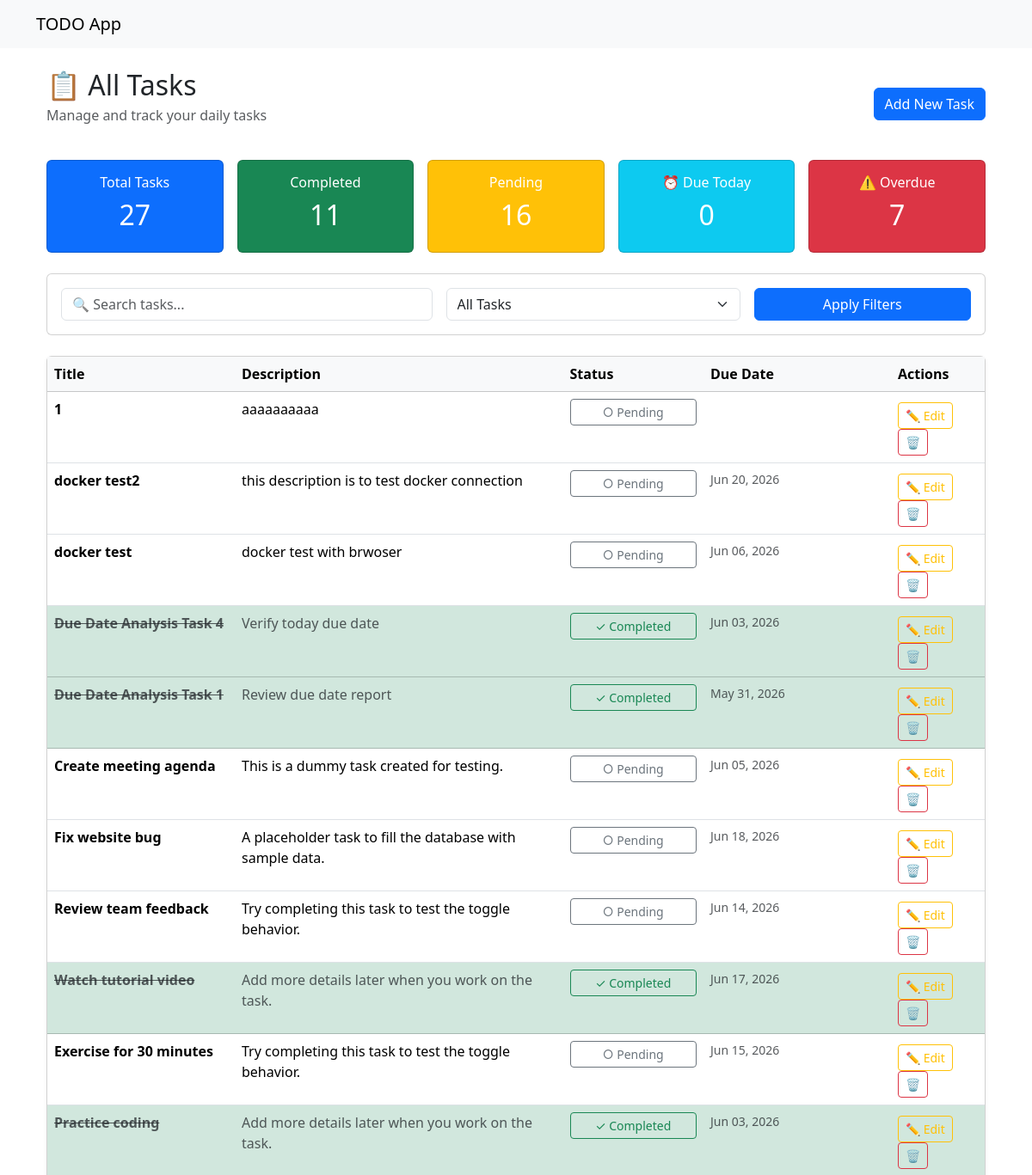
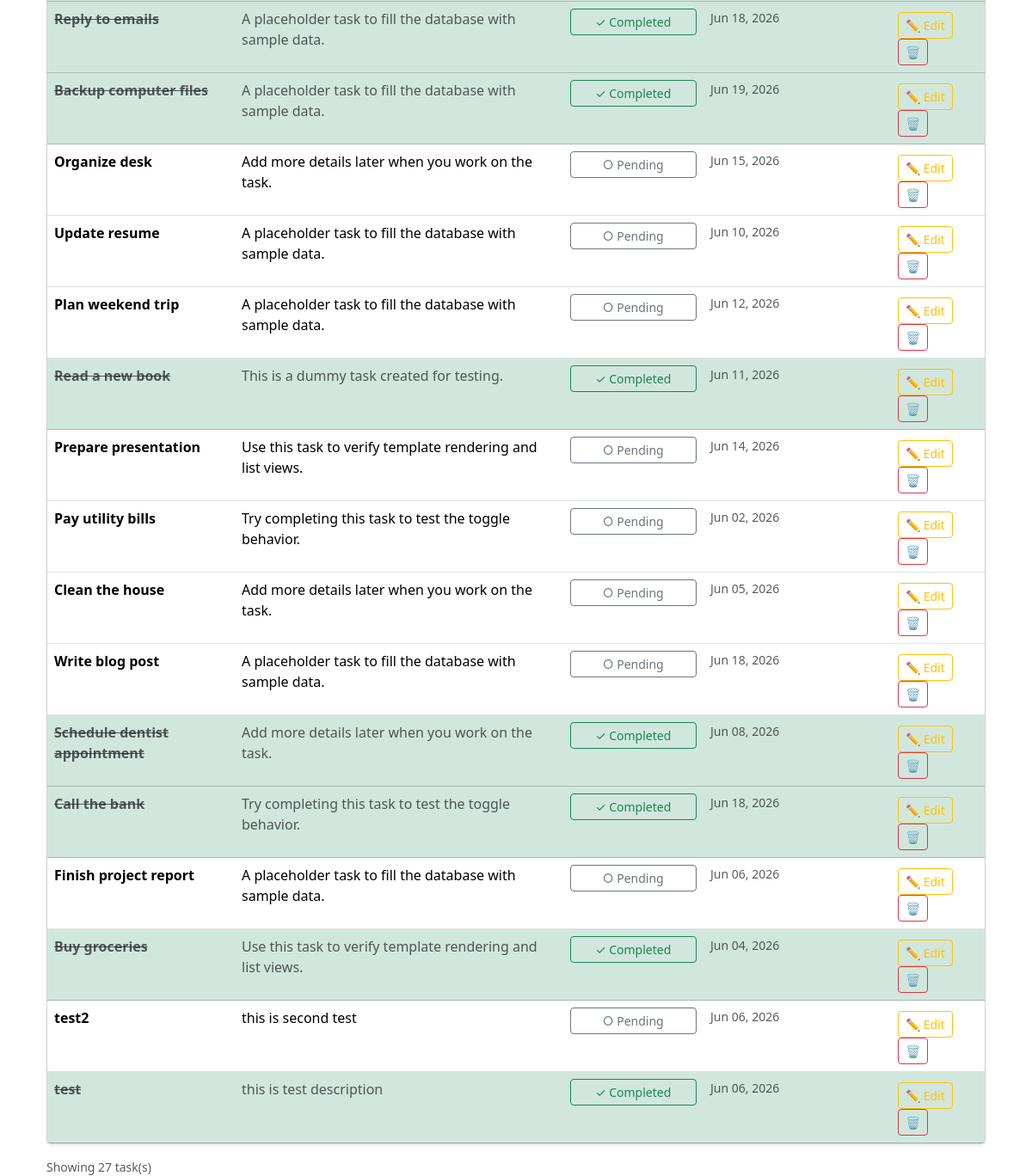
The page / on the database its author committed (2 pictures, top to bottom).
### to_do_app/models.py (models this page shows, shortened)
class Task(models.Model):
    title = models.CharField(max_length=200)
    description = models.TextField(blank=True)
    completed = models.BooleanField(default=False)
    created_at = models.DateTimeField(auto_now_add=True)
    due_date = models.DateField(null=True, blank=True)

### to_do_app/views.py (the view)
# urls.py: path('', views.task_list, name='task_list'),
def task_list(request):
    task = Task.objects.all().order_by('-created_at')
    all_tasks = Task.objects.all()
    search = request.GET.get('search', '')
    task_status = request.GET.get('task_status', '')
    due_today_param = request.GET.get('due_today', '')  # Add this
    if search:
        task = task.filter(title__icontains=search)
    today = timezone.now().date()
    if task_status == 'completed':
        task = task.filter(completed=True)
    elif task_status == 'pending':
        task = task.filter(completed=False)
    elif task_status == 'overdue':
        task = task.filter(due_date__lt=today, completed=False)
    elif due_today_param == 'true' or task_status == 'due_today':
        task = task.filter(due_date=today, completed=False)
    completed_task = all_tasks.filter(completed=True).count()
    pending_task = all_tasks.filter(completed=False).count()
    total_tasks = all_tasks.count()
    due_today = all_tasks.filter(due_date=today, completed=False).count()
    overdue = all_tasks.filter(due_date__lt=today, completed=False).count()
    context = {
        'task': task,
        'total_tasks': total_tasks,
        'completed_task': completed_task,
        'pending_task': pending_task,
        'due_today': due_today,
        'overdue': overdue,
        'search': search,
        'task_status': task_status,
        'due_today_param': due_today_param,
        'today': today,
    }
    return render(request, 'to_do_app/task_list.html', context)

### to_do_app/templates/to_do_app/task_list.html (shortened to what this page needs)
{% extends "to_do_app/base.html" %}  {% block content %}
<div class="container mt-4">
  <div class="d-flex justify-content-between align-items-center mb-4">
    <div>
      <h2 class="mb-1">📋 All Tasks</h2>
      <p class="text-muted">Manage and track your daily tasks</p>
    </div>
    <div>
      <a href="{% url 'to_do_app:task_create' %}" class="btn btn-primary">
         Add New Task
      </a>
    </div>
  </div>
  <div class="row g-3 mb-4">
    <div class="col-lg col-md-4 col-sm-6">
      <a
        href="?{% if search %}search={{ search }}&{% endif %}"
        class="text-decoration-none"
      >
        <div class="card text-center bg-primary text-white hover-card">
          <div class="card-body">
            <h6>Total Tasks</h6>
            <h2>{{ task|length }}</h2>
          </div>
        </div>
      </a>
    </div>
    <div class="col-lg col-md-4 col-sm-6">
      <a
        href="?task_status=completed{% if search %}&search={{ search }}{% endif %}"
        class="text-decoration-none"
      >
        <div
          class="card text-center bg-success text-white hover-card {% if task_status == 'completed' %}active-filter{% endif %}"
        >
          <div class="card-body">
            <h6>Completed</h6>
            <h2>{{ completed_task }}</h2>
          </div>
        </div>
      </a>
    </div>
    <div class="col-lg col-md-4 col-sm-6">
      <a
        href="?task_status=pending{% if search %}&search={{ search }}{% endif %}"
        class="text-decoration-none"
      >
        <div
          class="card text-center bg-warning text-white hover-card {% if task_status == 'pending' %}active-filter{% endif %}"
        >
          <div class="card-body">
            <h6>Pending</h6>
            <h2>{{ pending_task }}</h2>
          </div>
        </div>
      </a>
    </div>
    <div class="col-lg col-md-4 col-sm-6">
      <a
        href="?due_today=true{% if search %}&search={{ search }}{% endif %}"
        class="text-decoration-none"
      >
        <div
          class="card text-center {% if due_today > 0 %}bg-danger{% else %}bg-info{% endif %} text-white hover-card {% if active_filter == 'due_today' %}active-filter{% endif %}"
        >
          <div class="card-body">
            <h6>⏰ Due Today</h6>
            <h2>{{ due_today }}</h2>
          </div>
        </div>
      </a>
    </div>
    <div class="col-lg col-md-4 col-sm-6">
      <a
        href="?task_status=overdue{% if search %}&search={{ search }}{% endif %}"
        class="text-decoration-none"
      >
        <div
          class="card text-center bg-danger text-white hover-card {% if task_status == 'overdue' %}active-filter{% endif %}"
        >
          <div class="card-body">
            <h6>⚠️ Overdue</h6>
            <h2>{{ overdue }}</h2>
          </div>
        </div>
      </a>
    </div>
  </div>
  <div class="card mb-4">
    <div class="card-body">
      <form action="{% url 'to_do_app:task_list' %}" method="get">
        <div class="row g-3">
          <div class="col-md-5">
            <input
              type="text"
              name="search"
              class="form-control"
              placeholder="🔍 Search tasks..."
              value="{{ search }}"
            />
          </div>
          <div class="col-md-4">
            <select name="task_status" class="form-select">
              <option value="">All Tasks</option>
            </select>
          </div>
          <div class="col-md-3">
            <button type="submit" class="btn btn-primary w-100">
              Apply Filters
            </button>
          </div>
        </div>
      </form>
    </div>
  </div>
  <div class="card shadow-sm">
    <div class="card-body p-0">
      <div class="table-responsive">
        <table class="table table-hover mb-0" id="taskTable">
          <thead class="table-light">
            <tr>
              <th style="width: 20%">Title</th>
              <th style="width: 35%">Description</th>
              <th style="width: 15%">Status</th>
              <th style="width: 20%">Due Date</th>
              <th style="width: 15%">Actions</th>
            </tr>
          </thead>
          <tbody>
            {% for t in task %}
            <tr
              class="task-row {% if t.completed %}table-success{% endif %}"
              data-status="{% if t.completed %}completed{% else %}pending{% endif %}"
            >
              <td
                class="{% if t.completed %}text-decoration-line-through text-muted{% endif %}"
              >
                <strong>{{ t.title }}</strong>
              </td>
              <td class="{% if t.completed %}text-muted{% endif %}">
                {{ t.description|truncatewords:15|default:"<em class='text-muted' >No description</em>" }}
              </td>
              <td>
                <form
                  action="{% url 'to_do_app:toggle_task' t.pk %}"
                  method="post"
                  style="display: inline"
                >
                  <button
                    type="submit"
                    class="btn btn-sm w-100 {% if t.completed %}btn-outline-success{% else %}btn-outline-secondary{% endif %}"
                    {% if t.completed %}title="Mark as pending" {% else %}title="Mark as completed"
                    {% endif %}
                  >
                    {% if t.completed %} ✓ Completed {% else %} ○ Pending {% endif %}
                  </button>
                </form>
              </td>
              <td class="text-muted small">
                 {{ t.due_date|date:'M d, Y' }}
              </td>
              <td>
                <a
                  href="{% url 'to_do_app:edit_task' t.pk %}"
                  class="btn btn-sm btn-outline-warning mt-1"
                  title="Edit task"
                >
                  ✏️ Edit
                </a>
                <form
                  action="{% url 'to_do_app:delete_task' t.pk %}"
                  method="post"
                  style="display: inline"
                >
                  <div class="btn-group btn-group-sm" role="group">
                    <button
                      type="submit"
                      class="btn btn-outline-danger"
                      title="Delete task"
                      onclick="return confirm('Are you sure you want to delete &quot;{{ t.title }}&quot;?')"
                    >
                      🗑️
                    </button>
                  </div>
                </form>
              </td>
            </tr>
            {% endfor %}
          </tbody>
        </table>
      </div>
    </div>
  </div>
  <div class="mt-3 text-muted small">Showing {{ task|length }} task(s)</div>
</div>
 {% endblock %}

### to_do_app/templates/to_do_app/base.html (shortened to what this page needs)
<!DOCTYPE html>
<html lang="en">
<head>
    <link href="https://cdn.jsdelivr.net/npm/bootstrap@5.3.8/dist/css/bootstrap.min.css" rel="stylesheet">
</head>
<body>
    <nav class='navbar navbar-ligth bg-light mb-4'>
        <div class='container'>
            <a href="{% url 'to_do_app:task_list' %}" class='navbar-brand'>TODO App</a>
        </div>
    </nav>
    <div class='container'>
        {% block content %}
        {% endblock %}
    </div>
</body>
</html>

### rows shown on the page
Task: title "1", description "aaaaaaaaaa", completed "○ Pending"
Task: title "docker test2", description "this description is to test docker connection", completed "○ Pending", due_date "Jun 20, 2026"
Task: title "docker test", description "docker test with brwoser", completed "○ Pending", due_date "Jun 06, 2026"
Task: title "Due Date Analysis Task 4", description "Verify today due date", completed "✓ Completed", due_date "Jun 03, 2026"
Task: title "Due Date Analysis Task 1", description "Review due date report", completed "✓ Completed", due_date "May 31, 2026"
Task: title "Create meeting agenda", description "This is a dummy task created for testing.", completed "○ Pending", due_date "Jun 05, 2026"
Task: title "Fix website bug", description "A placeholder task to fill the database with sample data.", completed "○ Pending", due_date "Jun 18, 2026"
Task: title "Review team feedback", description "Try completing this task to test the toggle behavior.", completed "○ Pending", due_date "Jun 14, 2026"
Task: title "Watch tutorial video", description "Add more details later when you work on the task.", completed "✓ Completed", due_date "Jun 17, 2026"
Task: title "Exercise for 30 minutes", description "Try completing this task to test the toggle behavior.", completed "○ Pending", due_date "Jun 15, 2026"
Task: title "Practice coding", description "Add more details later when you work on the task.", completed "✓ Completed", due_date "Jun 03, 2026"
Task: title "Reply to emails", description "A placeholder task to fill the database with sample data.", completed "✓ Completed", due_date "Jun 18, 2026"
Task: title "Backup computer files", description "A placeholder task to fill the database with sample data.", completed "✓ Completed", due_date "Jun 19, 2026"
Task: title "Organize desk", description "Add more details later when you work on the task.", completed "○ Pending", due_date "Jun 15, 2026"
Task: title "Update resume", description "A placeholder task to fill the database with sample data.", completed "○ Pending", due_date "Jun 10, 2026"
Task: title "Plan weekend trip", description "A placeholder task to fill the database with sample data.", completed "○ Pending", due_date "Jun 12, 2026"
Task: title "Read a new book", description "This is a dummy task created for testing.", completed "✓ Completed", due_date "Jun 11, 2026"
Task: title "Prepare presentation", description "Use this task to verify template rendering and list views.", completed "○ Pending", due_date "Jun 14, 2026"
Task: title "Pay utility bills", description "Try completing this task to test the toggle behavior.", completed "○ Pending", due_date "Jun 02, 2026"
Task: title "Clean the house", description "Add more details later when you work on the task.", completed "○ Pending", due_date "Jun 05, 2026"
Task: title "Write blog post", description "A placeholder task to fill the database with sample data.", completed "○ Pending", due_date "Jun 18, 2026"
Task: title "Schedule dentist appointment", description "Add more details later when you work on the task.", completed "✓ Completed", due_date "Jun 08, 2026"
Task: title "Call the bank", description "Try completing this task to test the toggle behavior.", completed "✓ Completed", due_date "Jun 18, 2026"
Task: title "Finish project report", description "A placeholder task to fill the database with sample data.", completed "○ Pending", due_date "Jun 06, 2026"
Task: title "Buy groceries", description "Use this task to verify template rendering and list views.", completed "✓ Completed", due_date "Jun 04, 2026"
Task: title "test2", description "this is second test", completed "○ Pending", due_date "Jun 06, 2026"
Task: title "test", description "this is test description", completed "✓ Completed", due_date "Jun 06, 2026"

### other values the page prints
{{ task|length }} "27"
{{ completed_task }} "11"
{{ pending_task }} "16"
{{ due_today }} "0"
{{ overdue }} "7"
